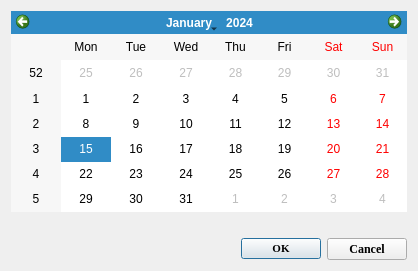
<?xml version="1.0" encoding="UTF-8"?>
<ui version="4.0">
 <class>formDateWidget</class>
 <widget class="QDialog" name="formDateWidget">
  <property name="windowModality">
   <enum>Qt::WindowModal</enum>
  </property>
  <property name="geometry">
   <rect>
    <x>0</x>
    <y>0</y>
    <width>418</width>
    <height>271</height>
   </rect>
  </property>
  <property name="windowTitle">
   <string>Select Date</string>
  </property>
  <layout class="QVBoxLayout" name="verticalLayout">
   <item>
    <widget class="QCalendarWidget" name="calendarWidget"/>
   </item>
   <item>
    <layout class="QHBoxLayout" name="horizontalLayout">
     <property name="topMargin">
      <number>20</number>
     </property>
     <item>
      <spacer name="horizontalSpacer">
       <property name="orientation">
        <enum>Qt::Horizontal</enum>
       </property>
       <property name="sizeHint" stdset="0">
        <size>
         <width>40</width>
         <height>20</height>
        </size>
       </property>
      </spacer>
     </item>
     <item>
      <widget class="QPushButton" name="pushButtonOk">
       <property name="font">
        <font>
         <family>Times New Roman</family>
         <pointsize>8</pointsize>
         <weight>75</weight>
         <bold>true</bold>
        </font>
       </property>
       <property name="text">
        <string>OK</string>
       </property>
      </widget>
     </item>
     <item>
      <widget class="QPushButton" name="pushButtonCancel">
       <property name="font">
        <font>
         <family>Times New Roman</family>
         <weight>75</weight>
         <bold>true</bold>
        </font>
       </property>
       <property name="text">
        <string>Cancel</string>
       </property>
      </widget>
     </item>
    </layout>
   </item>
  </layout>
 </widget>
 <resources/>
 <connections/>
</ui>
